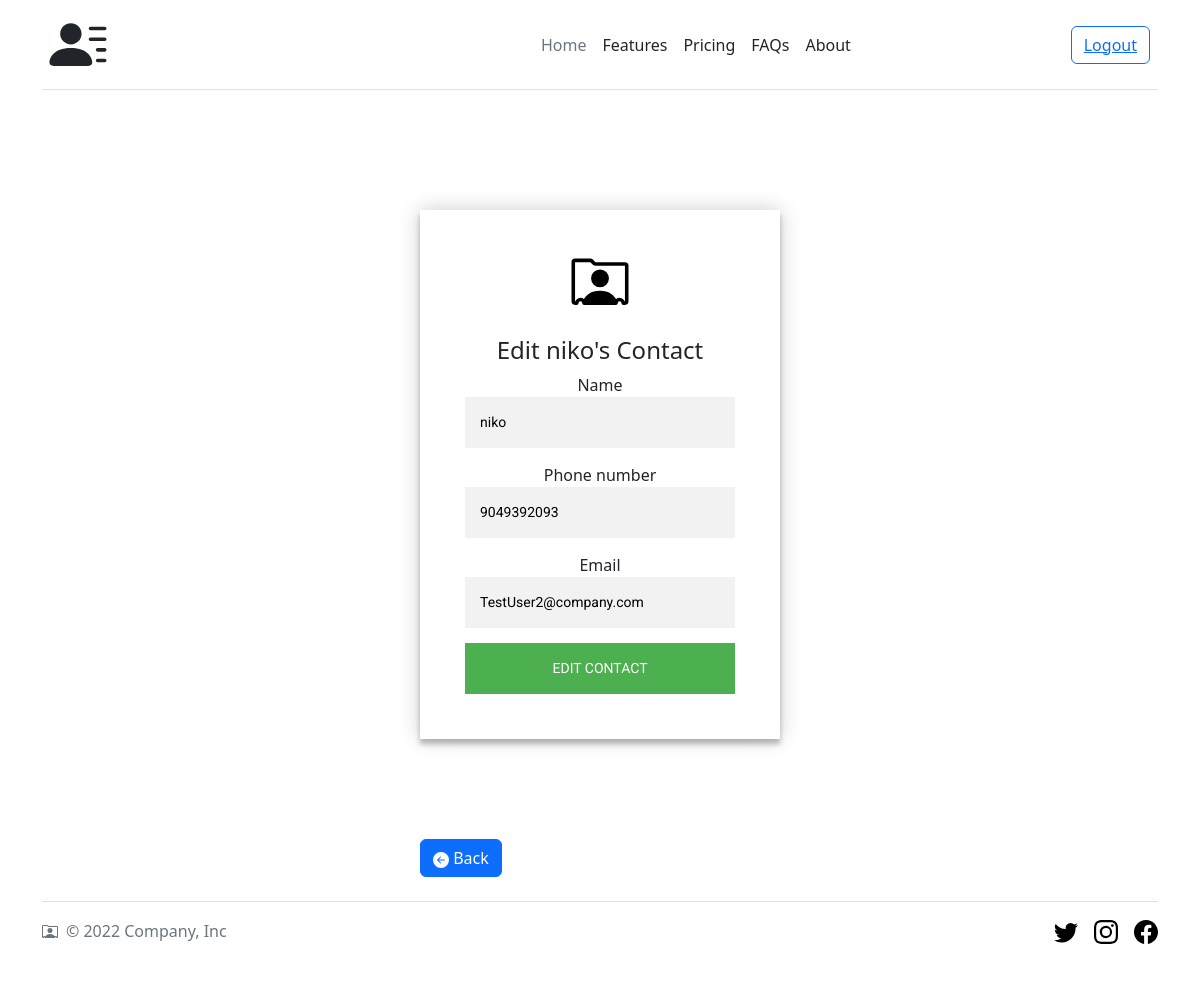
The app's page /contact/edit/5/ (signed in) with its own data.
### contact/models.py (models this page shows, shortened)
class Contact(models.Model):
    user = models.ForeignKey(User, on_delete=models.CASCADE, null=True, blank=True)
    name = models.CharField(max_length=50)
    phone_number = models.CharField(max_length=15)
    email = models.EmailField()

### contact/views.py (the view, shortened to what this page needs)
# urls.py: path('contact/edit/<int:pk>/', ContactUpdateView.as_view(), name='edit'),
class ContactUpdateView(LoginRequiredMixin, UpdateView):
    template_name = 'edit.html'
    model = Contact
    context_object_name = 'contact'
    fields = ["name", "phone_number", "email"]
    pk_url_kwarg = 'pk'
    success_url = reverse_lazy('detail')

### contact/templates/edit.html (shortened to what this page needs)
{% extends 'base.html' %}
{% block content %}
{% load static %}
<div class="login-page">
    <div class="form">
        <form class="login-form" method="post">
            <img class="mb-4" src="{% static '/images/person-rolodex.svg' %}" alt="" width="72" height="57">
            <h4>Edit {{contact.name}}'s Contact</h4>
            <label>{{ form.name.label }}</label>
            {{form.name}}
            <label>{{ form.phone_number.label }}</label>
            {{form.phone_number}}
            <label>{{ form.email.label }}</label>
            {{form.email}}
            <button>Edit Contact</button>
        </form>
    </div>
    <a class="btn btn-primary" href="{% url 'detail' contact.pk %}" role="button">
        <svg xmlns="http://www.w3.org/2000/svg" width="16" height="16" fill="currentColor"
             class="bi bi-arrow-left-circle-fill" viewBox="0 0 16 16">
            <path
                    d="M8 0a8 8 0 1 0 0 16A8 8 0 0 0 8 0zm3.5 7.5a.5.5 0 0 1 0 1H5.707l2.147 2.146a.5.5 0 0 1-.708.708l-3-3a.5.5 0 0 1 0-.708l3-3a.5.5 0 1 1 .708.708L5.707 7.5H11.5z"/>
        </svg>
        Back</a>
</div>
{% endblock content %}

### staticfiles/css/main.css (style rules this page uses)
.login-page { width: 360px; padding: 8% 0 0; margin: auto; }
.form { position: relative; z-index: 1; background: #FFFFFF; max-width: 360px; margin: 0 auto 100px; padding: 45px; text-align: center; box-shadow: 0 0 20px 0 rgba(0, 0, 0, 0.2), 0 5px 5px 0 rgba(0, 0, 0, 0.24); }
.form input { font-family: "Roboto", sans-serif; outline: 0; background: #f2f2f2; width: 100%; border: 0; margin: 0 0 15px; padding: 15px; box-sizing: border-box; font-size: 14px; }
.form button { font-family: "Roboto", sans-serif; text-transform: uppercase; outline: 0; background: #4CAF50; width: 100%; border: 0; padding: 15px; color: #FFFFFF; font-size: 14px; -webkit-transition: all 0.3 ease; transition: all 0.3 ease; cursor: pointer; }
body { background: #76b852; background: rgb(141,194,111); font-family: "Roboto", sans-serif; -webkit-font-smoothing: antialiased; -moz-osx-font-smoothing: grayscale; }

### records on screen
Contact: name "niko", phone_number "9049392093", email "TestUser2@company.com"
